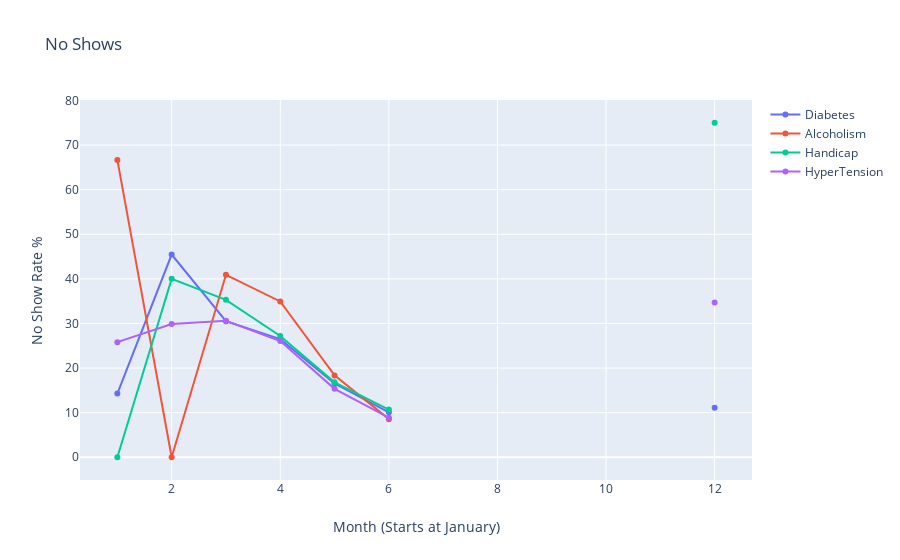

Source (notebook cell):
### Code cell
## lets generate the line graph to visualize the trend

Diabetes = rate[rate['Desiase'] == 'Diabetes']
Alcoholism = rate[rate['Desiase'] == 'Alcoholism']
Handicap = rate[rate['Desiase'] == 'Handicap']
Hyper = rate[rate['Desiase'] == 'HyperTension']

trace = go.Scatter(
    x= Diabetes['Month Number'],
    y=Diabetes['No-show Rate']*100,
    mode= 'lines+markers',
    text=Diabetes['Desiase'],
    name="Diabetes")

trace2 = go.Scatter(
    x= Alcoholism['Month Number'],
    y=Alcoholism['No-show Rate']*100,
    mode= 'lines+markers',
    text=Alcoholism['Desiase'],
    name="Alcoholism")

trace3 = go.Scatter(
    x= Handicap['Month Number'],
    y=Handicap['No-show Rate']*100,
    mode= 'lines+markers',
    text=Handicap['Desiase'],
    name='Handicap')

trace4 = go.Scatter(
    x= Hyper['Month Number'],
    y=Hyper['No-show Rate']*100,
    mode= 'lines+markers',
    text=Hyper['Desiase'],
    name='HyperTension')


layout = dict(title = "No Shows",hovermode='closest',xaxis=dict({"title":"Month (Starts at January)"}),
             yaxis=dict({"title":"No Show Rate %"}))
dat = [trace,trace2,trace3,trace4]
fig = go.Figure(data=dat,layout=layout)
iplot(fig,filename='basic-line')

### Figure 1 — Plotly figure (JSON) as saved in the notebook; plotly's stock layout.template omitted (floating-point values rounded to 4 significant figures)
{"data": [{"mode": "lines+markers", "name": "Diabetes", "text": ["Diabetes", "Diabetes", "Diabetes", "Diabetes", "Diabetes", "Diabetes", "Diabetes", "Diabetes"], "type": "scatter", "x": [1, 2, 3, 4, 5, 6, 11, 12], "y": [14.29, 45.45, 30.5, 26.48, 16.55, 10.08, null, 11.11]}, {"mode": "lines+markers", "name": "Alcoholism", "text": ["Alcoholism", "Alcoholism", "Alcoholism", "Alcoholism", "Alcoholism", "Alcoholism", "Alcoholism", "Alcoholism"], "type": "scatter", "x": [1, 2, 3, 4, 5, 6, 11, 12], "y": [66.67, 0, 40.91, 34.93, 18.36, 8.544, null, null]}, {"mode": "lines+markers", "name": "Handicap", "text": ["Handicap", "Handicap", "Handicap", "Handicap", "Handicap", "Handicap", "Handicap", "Handicap"], "type": "scatter", "x": [1, 2, 3, 4, 5, 6, 11, 12], "y": [0, 40, 35.29, 27.19, 16.79, 10.68, null, 75]}, {"mode": "lines+markers", "name": "HyperTension", "text": ["HyperTension", "HyperTension", "HyperTension", "HyperTension", "HyperTension", "HyperTension", "HyperTension", "HyperTension"], "type": "scatter", "x": [1, 2, 3, 4, 5, 6, 11, 12], "y": [25.81, 29.89, 30.61, 26.06, 15.33, 8.871, null, 34.69]}], "layout": {"hovermode": "closest", "title": {"text": "No Shows"}, "xaxis": {"title": {"text": "Month (Starts at January)"}}, "yaxis": {"title": {"text": "No Show Rate %"}}}}
